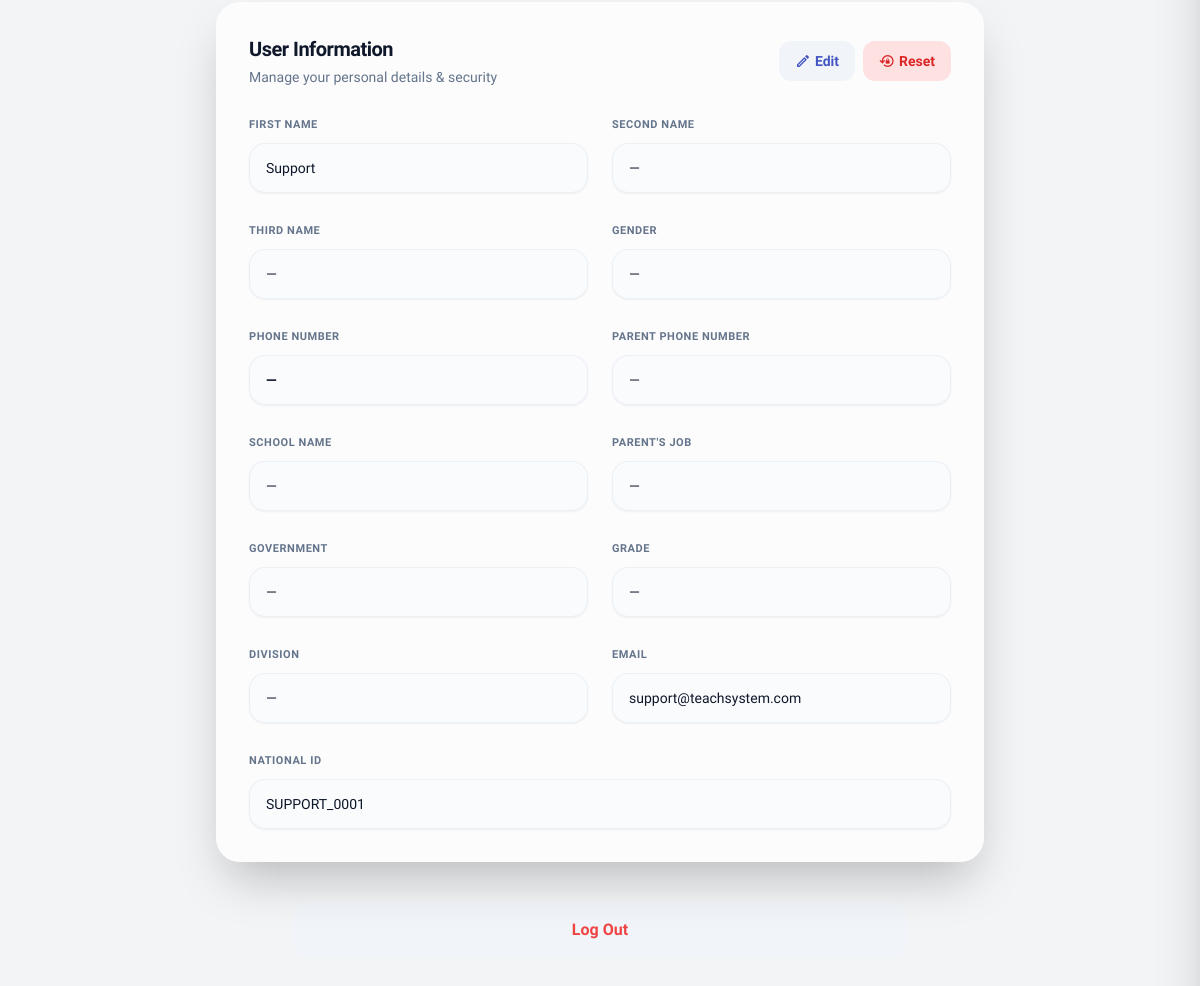
The page /profile/ (signed in, lower part) on the database as committed earlier.
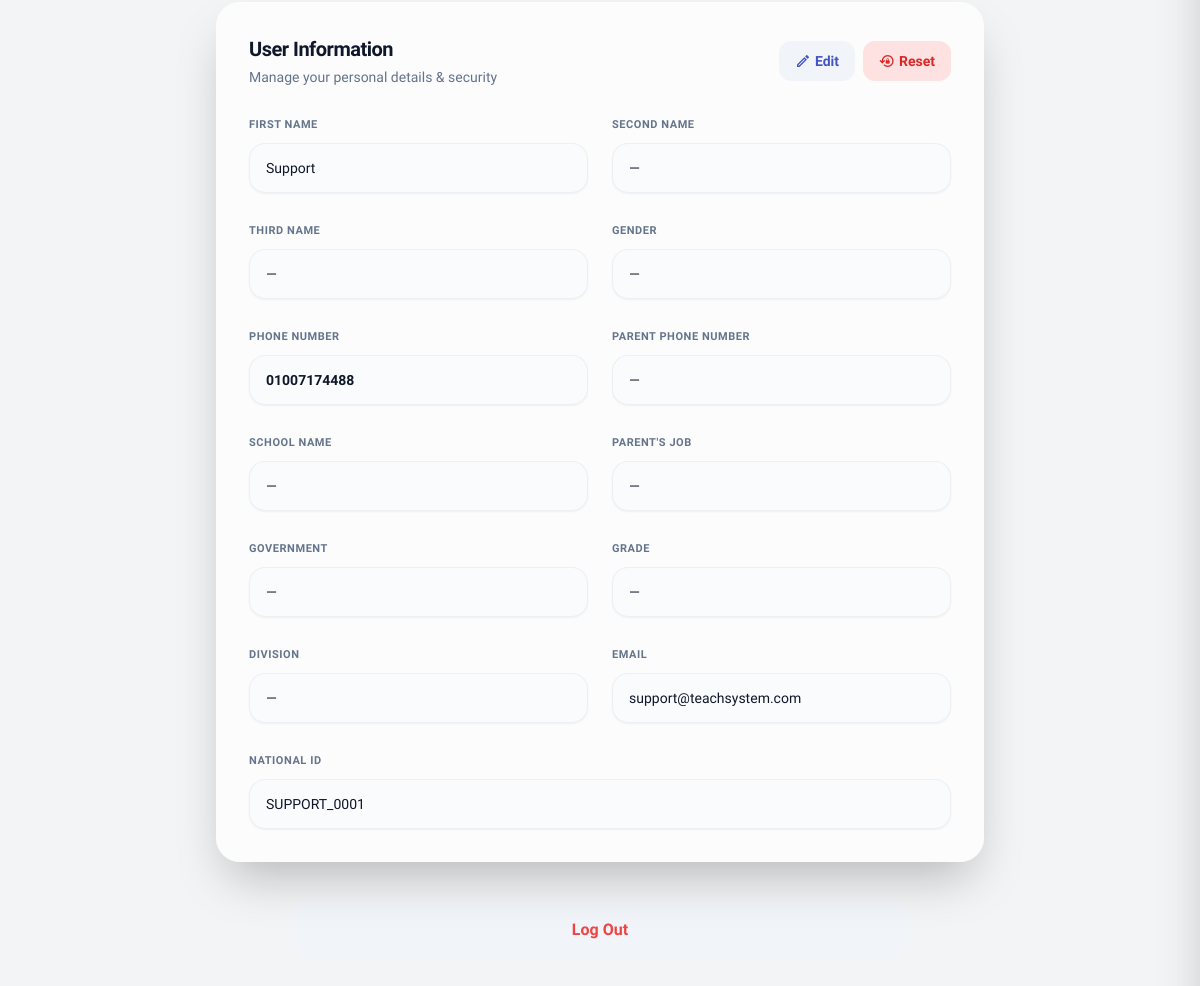
The same page on the database as committed later.
### teach/models.py (models this page shows, shortened)
class User(AbstractBaseUser, PermissionsMixin):
    GENDER_CHOICES = [
        ('Male', 'Male'),
        ('Female', 'Female'),
    ]
    MODE_CHOICES = [
        ('Dark', 'Dark'),
        ('Light', 'Light'),
    ]
    GOVERNMENT_CHOICES = [
        ('Cairo', 'Cairo'),
        ('Alexandria', 'Alexandria'),
        ('Giza', 'Giza'),
        ('Shubra El Kheima', 'Shubra El Kheima'),
        ('Port Said', 'Port Said'),
        ('Suez', 'Suez'),
        ('Luxor', 'Luxor'),
        ('Aswan', 'Aswan'),
        ('Ismailia', 'Ismailia'),
        ('Faiyum', 'Faiyum'),
        ('Zagazig', 'Zagazig'),
        ('Damietta', 'Damietta'),
        ('Asyut', 'Asyut'),
        ('Minya', 'Minya'),
        ('Beni Suef', 'Beni Suef'),
        ('Qena', 'Qena'),
        ('Sohag', 'Sohag'),
        ('Hurghada', 'Hurghada'),
        ('Mansoura', 'Mansoura'),
        ('Tanta', 'Tanta'),
        ('Other', 'Other'),
    ]
    GRADE_CHOICES = [
        ('1', 'Grade 1'),
        ('2', 'Grade 2'),
        ('3', 'Grade 3'),
        ('4', 'Grade 4'),
        ('5', 'Grade 5'),
        ('6', 'Grade 6'),
        ('7', 'Grade 7'),
        ('8', 'Grade 8'),
        ('9', 'Grade 9'),
        ('10', 'Grade 10'),
        ('11', 'Grade 11'),
        ('12', 'Grade 12'),
    ]
    DIVISION_CHOICES = [
        ('Science', 'Science'),
        ('Mathematics', 'Mathematics'),
        ('Literature', 'Literature'),
    ]
    national_id = models.CharField(max_length=20, unique=True, primary_key=True)
    first_name = models.CharField(max_length=50)
    second_name = models.CharField(max_length=50, blank=True, default='')
    third_name = models.CharField(max_length=50, blank=True, default='')
    gender = models.CharField(max_length=10, choices=GENDER_CHOICES, blank=True, default='')
    phone_number = models.CharField(max_length=20, blank=True, default='')
    father_phone_number = models.CharField(max_length=20, blank=True, default='')
    school_name = models.CharField(max_length=120, blank=True, default='')
    parents_job = models.CharField(max_length=120, blank=True, default='')
    government = models.CharField(max_length=50, choices=GOVERNMENT_CHOICES, blank=True, default='')
    grade = models.CharField(max_length=10, choices=GRADE_CHOICES, blank=True, default='')
    division = models.CharField(max_length=20, choices=DIVISION_CHOICES, blank=True, default='')
    email = models.EmailField(unique=True)
    mode = models.CharField(max_length=10, choices=MODE_CHOICES, default='Light')
    is_staff = models.BooleanField(default=False)
    is_active = models.BooleanField(default=True)
    created_at = models.DateTimeField(auto_now_add=True)
    objects = CustomUserManager()
    USERNAME_FIELD = 'national_id'
    REQUIRED_FIELDS = ['email', 'first_name']
    class Meta:
        verbose_name = 'User'
        verbose_name_plural = 'Users'

### teach/views.py (the view)
# urls.py: path("profile/", views.profile_view, name="profile"),
@login_required
def profile_view(request):
    wallet, _ = Wallet.objects.get_or_create(user=request.user)
    user = request.user
    if user.is_superuser:
        user_role = "Super Admin"
    elif user.is_staff:
        user_role = "Instructor"
    else:
        user_role = "Student"
    return render(request, "teach/profile.html", {
        "user": user,
        "wallet_balance": wallet.balance,
        "wallet_updated_at": wallet.updated_at,
        "user_role": user_role,
    })

### teach/context_processors.py (called while the page is built)
def unread_messages_count(request):
    if request.user.is_authenticated:
        count = Message.objects.filter(receiver=request.user, is_read=False).count()
        return {"unread_messages_count": count}
    return {"unread_messages_count": 0}

### templates/teach/profile.html (shortened to what the changed rows need)
{% extends 'teach/base.html' %}
{% load static %}
{% block main_class %}px-4 py-6 pb-24{% endblock %}
{% block content %}
<section class="bg-white/70 dark:bg-slate-900/60 backdrop-blur-xl rounded-3xl shadow-2xl
    border border-white/20 dark:border-slate-800/60
    p-5 sm:p-7 md:p-8 mt-6 max-w-3xl mx-auto">
  <div class="flex items-center justify-between gap-3 mb-6">
    <div>
      <h2 class="text-lg sm:text-xl font-bold tracking-tight">User Information</h2>
    </div>
  </div>
  <div class="grid grid-cols-1 md:grid-cols-2 gap-4 sm:gap-5 md:gap-6">
    <div class="space-y-2">
      <label class="text-[11px] font-bold tracking-wider text-slate-500 dark:text-slate-400 uppercase">First
        Name</label>
      <div
        class="rounded-2xl px-4 py-3.5 text-sm font-medium bg-slate-50/80 dark:bg-slate-900/40 border border-slate-200/60 dark:border-slate-700/50 shadow-sm">
        {{ user.first_name|default:"—" }}
      </div>
    </div>
    <div class="space-y-2">
      <label class="text-[11px] font-bold tracking-wider text-slate-500 dark:text-slate-400 uppercase">Second
        Name</label>
      <div
        class="rounded-2xl px-4 py-3.5 text-sm font-medium bg-slate-50/80 dark:bg-slate-900/40 border border-slate-200/60 dark:border-slate-700/50 shadow-sm">
        {{ user.second_name|default:"—" }}
      </div>
    </div>
    <div class="space-y-2">
      <label class="text-[11px] font-bold tracking-wider text-slate-500 dark:text-slate-400 uppercase">Third
        Name</label>
      <div
        class="rounded-2xl px-4 py-3.5 text-sm font-medium bg-slate-50/80 dark:bg-slate-900/40 border border-slate-200/60 dark:border-slate-700/50 shadow-sm">
        {{ user.third_name|default:"—" }}
      </div>
    </div>
    <div class="space-y-2">
      <label class="text-[11px] font-bold tracking-wider text-slate-500 dark:text-slate-400 uppercase">Gender</label>
      <div
        class="rounded-2xl px-4 py-3.5 text-sm font-medium bg-slate-50/80 dark:bg-slate-900/40 border border-slate-200/60 dark:border-slate-700/50 shadow-sm">
        {{ user.gender|default:"—" }}
      </div>
    </div>
    <div class="space-y-2">
      <label class="text-[11px] font-bold tracking-wider text-slate-500 dark:text-slate-400 uppercase">Phone
        Number</label>
      <div
        class="rounded-2xl px-4 py-3.5 text-sm font-semibold bg-slate-50/80 dark:bg-slate-900/40 border border-slate-200/60 dark:border-slate-700/50 shadow-sm">
        {{ user.phone_number|default:"—" }}
      </div>
    </div>
    <div class="space-y-2">
      <label class="text-[11px] font-bold tracking-wider text-slate-500 dark:text-slate-400 uppercase">Parent Phone
        Number</label>
      <div
        class="rounded-2xl px-4 py-3.5 text-sm font-medium bg-slate-50/80 dark:bg-slate-900/40 border border-slate-200/60 dark:border-slate-700/50 shadow-sm">
        {{ user.father_phone_number|default:"—" }}
      </div>
    </div>
    <div class="space-y-2">
      <label class="text-[11px] font-bold tracking-wider text-slate-500 dark:text-slate-400 uppercase">School
        Name</label>
      <div
        class="rounded-2xl px-4 py-3.5 text-sm font-medium bg-slate-50/80 dark:bg-slate-900/40 border border-slate-200/60 dark:border-slate-700/50 shadow-sm">
        {{ user.school_name|default:"—" }}
      </div>
    </div>
    <div class="space-y-2">
      <label class="text-[11px] font-bold tracking-wider text-slate-500 dark:text-slate-400 uppercase">Parent's
        Job</label>
      <div
        class="rounded-2xl px-4 py-3.5 text-sm font-medium bg-slate-50/80 dark:bg-slate-900/40 border border-slate-200/60 dark:border-slate-700/50 shadow-sm">
        {{ user.parents_job|default:"—" }}
      </div>
    </div>
    <div class="space-y-2">
      <label
        class="text-[11px] font-bold tracking-wider text-slate-500 dark:text-slate-400 uppercase">Government</label>
      <div
        class="rounded-2xl px-4 py-3.5 text-sm font-medium bg-slate-50/80 dark:bg-slate-900/40 border border-slate-200/60 dark:border-slate-700/50 shadow-sm">
        {{ user.government|default:"—" }}
      </div>
    </div>
    <div class="space-y-2">
      <label class="text-[11px] font-bold tracking-wider text-slate-500 dark:text-slate-400 uppercase">Grade</label>
      <div
        class="rounded-2xl px-4 py-3.5 text-sm font-medium bg-slate-50/80 dark:bg-slate-900/40 border border-slate-200/60 dark:border-slate-700/50 shadow-sm">
        {{ user.grade|default:"—" }}
      </div>
    </div>
    <div class="space-y-2">
      <label class="text-[11px] font-bold tracking-wider text-slate-500 dark:text-slate-400 uppercase">Division</label>
      <div
        class="rounded-2xl px-4 py-3.5 text-sm font-medium bg-slate-50/80 dark:bg-slate-900/40 border border-slate-200/60 dark:border-slate-700/50 shadow-sm">
        {{ user.division|default:"—" }}
      </div>
    </div>
    <div class="space-y-2">
      <label class="text-[11px] font-bold tracking-wider text-slate-500 dark:text-slate-400 uppercase">Email</label>
      <div
        class="rounded-2xl px-4 py-3.5 text-sm font-medium break-all bg-slate-50/80 dark:bg-slate-900/40 border border-slate-200/60 dark:border-slate-700/50 shadow-sm">
        {{ user.email|default:"—" }}
      </div>
    </div>
    <div class="space-y-2 md:col-span-2">
      <label class="text-[11px] font-bold tracking-wider text-slate-500 dark:text-slate-400 uppercase">National
        ID</label>
      <div
        class="rounded-2xl px-4 py-3.5 text-sm font-medium break-all bg-slate-50/80 dark:bg-slate-900/40 border border-slate-200/60 dark:border-slate-700/50 shadow-sm">
        {{ user.national_id|default:"—" }}
      </div>
    </div>
  </div>
</section>
{% endblock %}

Rows that differ between the two databases and show on the page:
changed User "Support": phone_number "—" → "01007174488"
